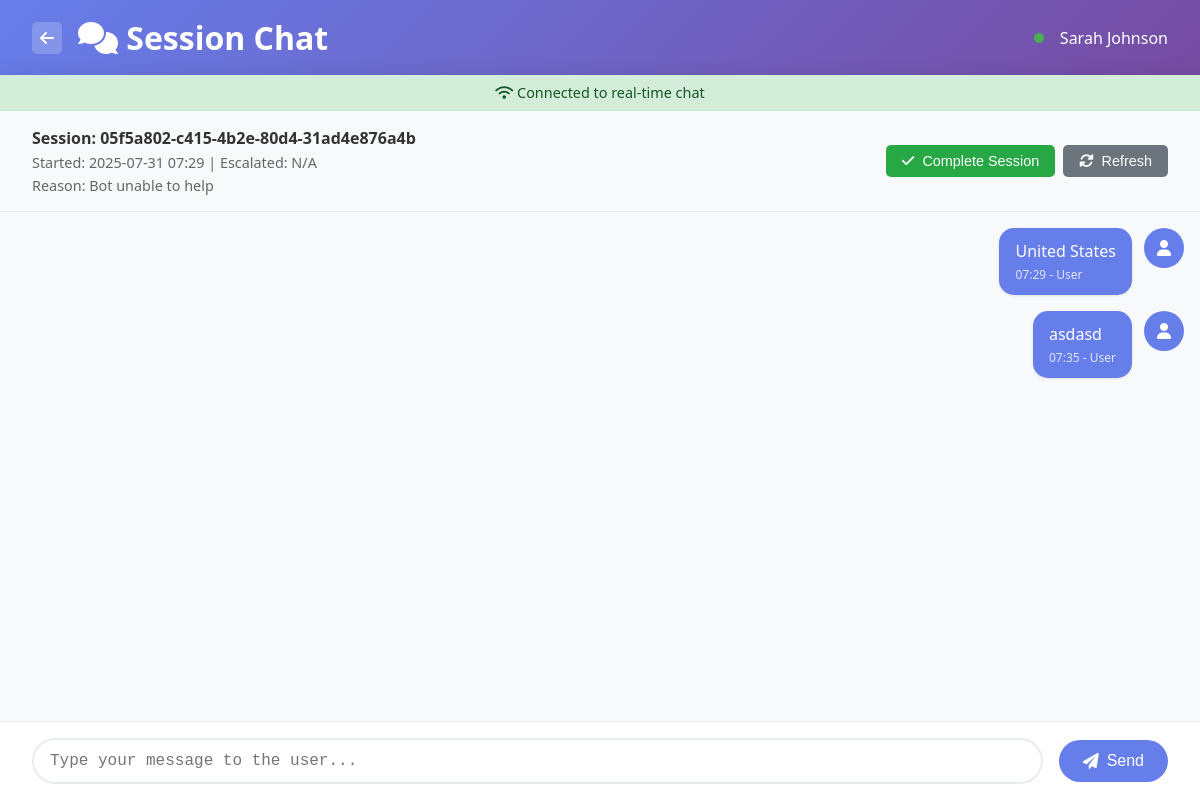
The page /agent/session/05f5a802-c415-4b2e-80d4-31ad4e876a4b (signed in) on the database as committed earlier.
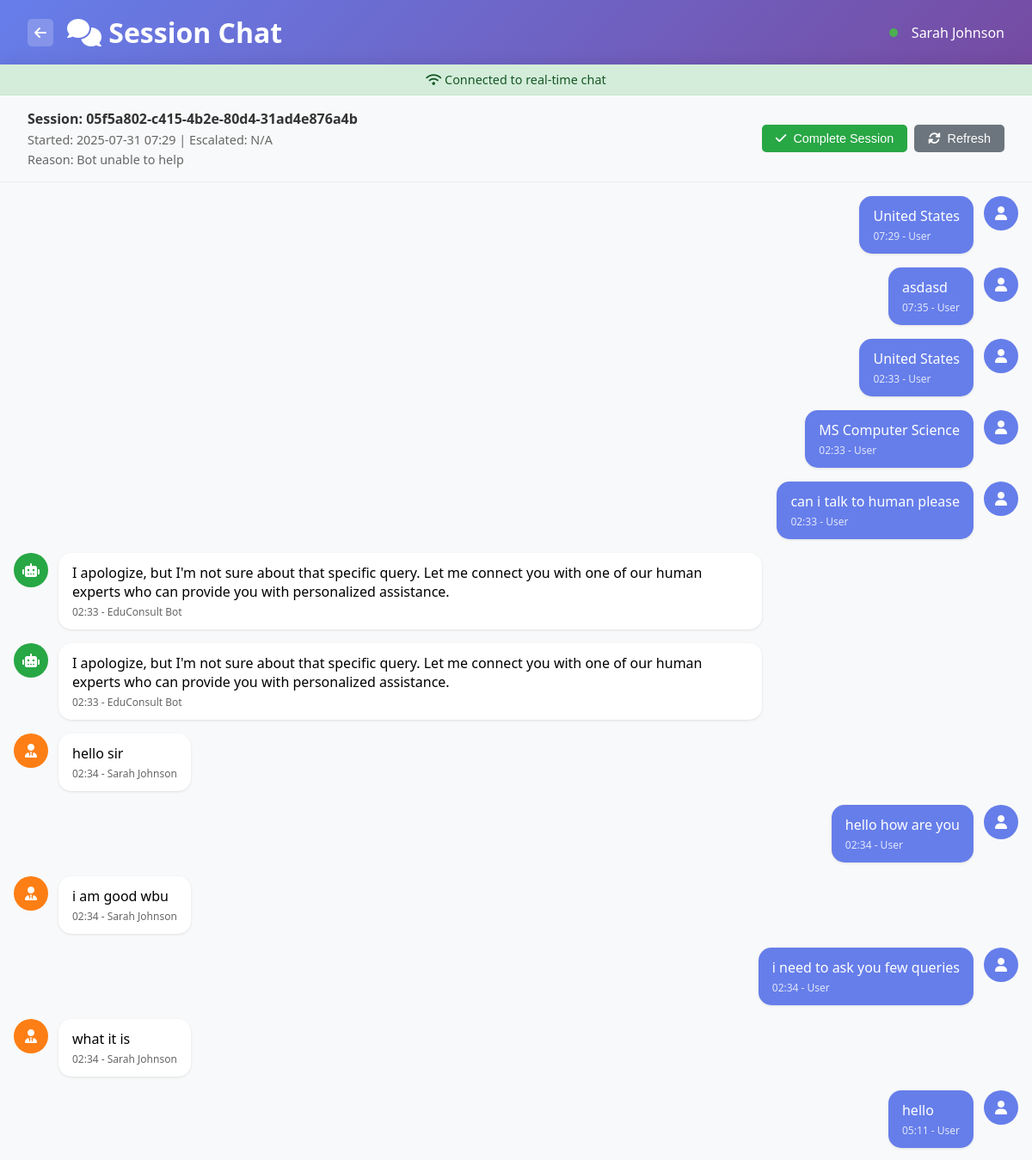
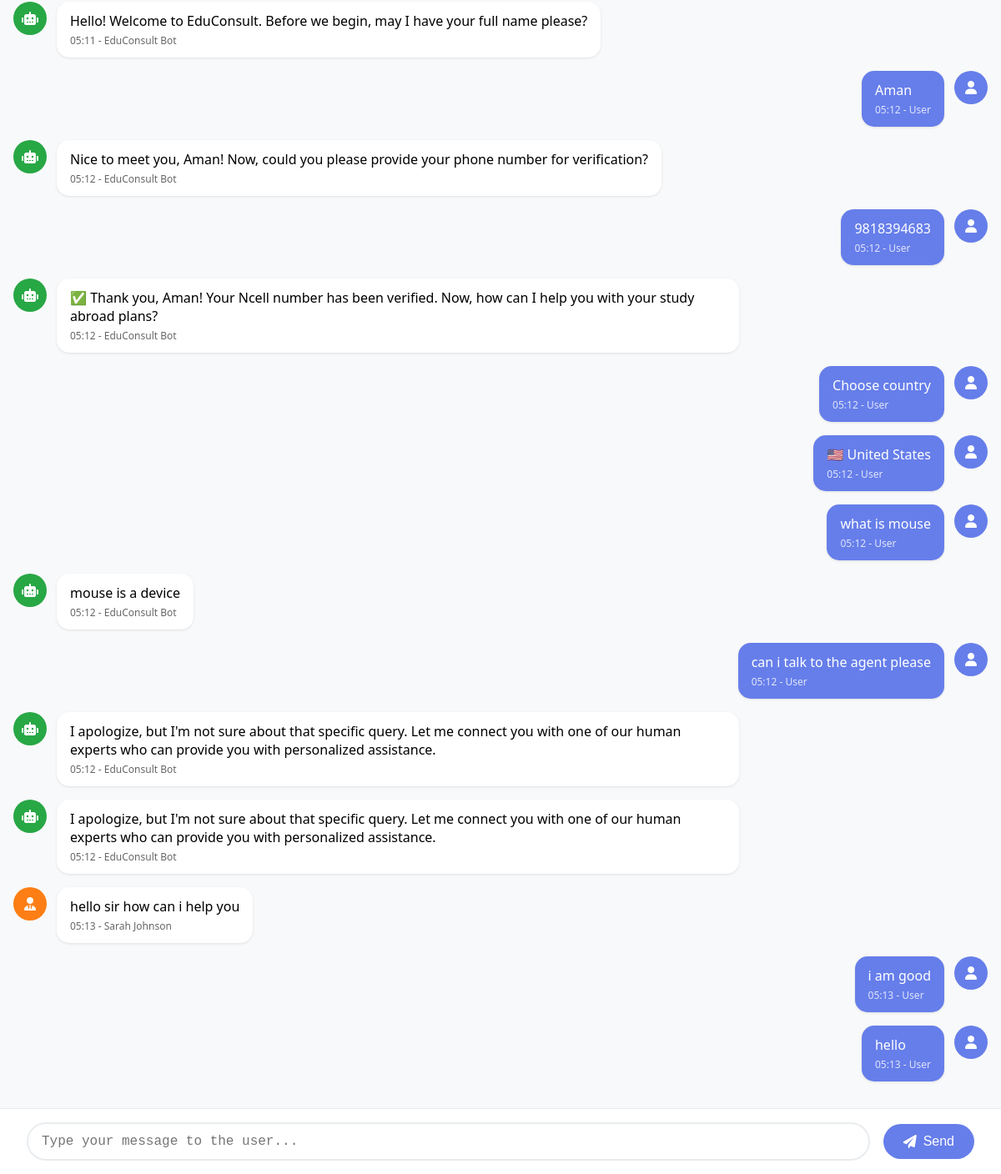
The same page on the database as committed later (2 pictures, top to bottom).
### human_handoff/models.py (models this page shows, shortened)
class Message(db.Model):
    __tablename__ = 'messages'
    id = db.Column(db.Integer, primary_key=True)
    session_id = db.Column(db.String(100), db.ForeignKey('chat_sessions.session_id'), nullable=False)
    sender_type = db.Column(db.String(10), nullable=False)  # user, bot, agent
    sender_id = db.Column(db.String(100))
    message_content = db.Column(db.Text, nullable=False)
    message_type = db.Column(db.String(20), default='text')  # text, image, file, system
    timestamp = db.Column(db.DateTime, default=datetime.utcnow)
    is_fallback = db.Column(db.Boolean, default=False)
    message_metadata = db.Column(db.Text)  # JSON string for additional data

class Agent(db.Model):
    __tablename__ = 'agents'
    id = db.Column(db.Integer, primary_key=True)
    agent_id = db.Column(db.String(50), unique=True, nullable=False)
    name = db.Column(db.String(100), nullable=False)
    email = db.Column(db.String(120), unique=True, nullable=False)
    phone = db.Column(db.String(20))
    specialization = db.Column(db.String(100))
    password_hash = db.Column(db.String(255), nullable=True)
    password_set = db.Column(db.Boolean, default=False)  # True if agent has set their password
    status = db.Column(db.String(20), default='available')  # available, busy, offline
    max_concurrent_sessions = db.Column(db.Integer, default=5)
    current_sessions = db.Column(db.Integer, default=0)
    created_at = db.Column(db.DateTime, default=datetime.utcnow)
    last_active = db.Column(db.DateTime, default=datetime.utcnow)
    total_sessions_handled = db.Column(db.Integer, default=0)
    average_response_time = db.Column(db.Integer, default=0)  # in seconds
    is_active = db.Column(db.Boolean, default=True)
    agent_sessions = db.relationship('AgentSession', backref='agent', lazy=True)

### human_handoff/agent_routes.py (the view)
@agent_bp.route('/session/<session_id>')
def session_detail(session_id):
    if 'agent_id' not in session:
        return redirect(url_for('agent.agent_login'))
    chat_session = ChatSession.query.filter_by(session_id=session_id).first()
    if not chat_session:
        return "Session not found", 404
    messages = Message.query.filter_by(session_id=session_id).order_by(Message.timestamp.asc()).all()
    agent_id = session['agent_id']
    agent = Agent.query.filter_by(agent_id=agent_id).first()
    return render_template('agent/session_detail.html',
                         session=chat_session,
                         messages=messages,
                         agent=agent)

### templates/agent/session_detail.html (shortened to what this page needs)
<!DOCTYPE html>
<html lang="en">
<head>
    <link href="https://cdnjs.cloudflare.com/ajax/libs/font-awesome/6.0.0/css/all.min.css" rel="stylesheet">
</head>
<body>
    <div class="header">
        <div class="header-left">
            <a href="/agent/dashboard" class="back-btn">
                <i class="fas fa-arrow-left"></i>
            </a>
            <h1><i class="fas fa-comments"></i> Session Chat</h1>
        </div>
        <div class="session-info">
            <div class="status-indicator"></div>
            <span>{{ agent.name }}</span>
        </div>
    </div>
    <div class="chat-container">
        <div id="connection-status" class="connection-status">
            <i class="fas fa-wifi"></i> Connected to real-time chat
        </div>
        <div class="chat-header">
            <div class="session-details">
                <div class="session-id">Session: {{ session.session_id }}</div>
                <div class="session-meta">
                    Started: {{ session.created_at.strftime('%Y-%m-%d %H:%M') if session.created_at else 'N/A' }} |
                    Escalated: {{ session.escalated_at.strftime('%Y-%m-%d %H:%M') if session.escalated_at else 'N/A' }}
                </div>
                <div class="session-meta">
                    Reason: {{ session.escalation_reason or 'Bot unable to help' }}
                </div>
            </div>
            <div class="chat-actions">
                <button class="btn btn-success" onclick="completeSession()">
                    <i class="fas fa-check"></i> Complete Session
                </button>
                <button class="btn btn-secondary" onclick="refreshMessages()">
                    <i class="fas fa-sync-alt"></i> Refresh
                </button>
            </div>
        </div>
        <div class="messages-container" id="messages-container">
            {% for message in messages %}
            <div class="message {{ message.sender_type }}">
                <div class="message-avatar">
                    {% if message.sender_type == 'user' %}
                        <i class="fas fa-user"></i>
                    {% elif message.sender_type == 'bot' %}
                        <i class="fas fa-robot"></i>
                    {% else %}
                        <i class="fas fa-user-tie"></i>
                    {% endif %}
                </div>
                <div class="message-content">
                    {{ message.message_content }}
                    <div class="message-meta">
                        {{ message.timestamp.strftime('%H:%M') if message.timestamp else 'N/A' }}
                        {% if message.sender_type == 'agent' %}
                            - {{ agent.name }}
                        {% elif message.sender_type == 'bot' %}
                            - EduConsult Bot
                        {% else %}
                            - User
                        {% endif %}
                    </div>
                </div>
            </div>
            {% endfor %}
        </div>
        <div class="input-container">
            <textarea
                id="message-input"
                class="message-input"
                placeholder="Type your message to the user..."
                rows="1"
            ></textarea>
            <button id="send-btn" class="send-btn" onclick="sendMessage()">
                <i class="fas fa-paper-plane"></i> Send
            </button>
        </div>
    </div>
</body>
</html>

Rows that differ between the two databases and show on the page:
added Message: sender_type "user" (drawn), message_content "United States", timestamp "02:33"
added Message: sender_type "user" (drawn), message_content "MS Computer Science", timestamp "02:33"
added Message: sender_type "user" (drawn), message_content "can i talk to human please", timestamp "02:33"
added Message: sender_type "bot" (drawn), message_content "I apologize, but I'm not sure about that specific query. Let me connect you with one of our human experts who can provide you with personalized assistance.", timestamp "02:33"
added Message: sender_type "bot" (drawn), message_content "I apologize, but I'm not sure about that specific query. Let me connect you with one of our human experts who can provide you with personalized assistance.", timestamp "02:33"
added Message: sender_type "agent" (drawn), message_content "hello sir", timestamp "02:34", {{ agent.name }} "Sarah Johnson"
added Message: sender_type "user" (drawn), message_content "hello how are you", timestamp "02:34"
added Message: sender_type "agent" (drawn), message_content "i am good wbu", timestamp "02:34", {{ agent.name }} "Sarah Johnson"
added Message: sender_type "user" (drawn), message_content "i need to ask you few queries", timestamp "02:34"
added Message: sender_type "agent" (drawn), message_content "what it is", timestamp "02:34", {{ agent.name }} "Sarah Johnson"
added Message: sender_type "user" (drawn), message_content "hello", timestamp "05:11"
added Message: sender_type "bot" (drawn), message_content "Hello! Welcome to EduConsult. Before we begin, may I have your full name please?", timestamp "05:11"
added Message: sender_type "user" (drawn), message_content "Aman", timestamp "05:12"
added Message: sender_type "bot" (drawn), message_content "Nice to meet you, Aman! Now, could you please provide your phone number for verification?", timestamp "05:12"
added Message: sender_type "user" (drawn), message_content "9818394683", timestamp "05:12"
added Message: sender_type "bot" (drawn), message_content "✅ Thank you, Aman! Your Ncell number has been verified. Now, how can I help you with your study abroad plans?", timestamp "05:12"
added Message: sender_type "user" (drawn), message_content "Choose country", timestamp "05:12"
added Message: sender_type "user" (drawn), message_content "🇺🇸 United States", timestamp "05:12"
added Message: sender_type "user" (drawn), message_content "what is mouse", timestamp "05:12"
added Message: sender_type "bot" (drawn), message_content "mouse is a device", timestamp "05:12"
added Message: sender_type "user" (drawn), message_content "can i talk to the agent please", timestamp "05:12"
added Message: sender_type "bot" (drawn), message_content "I apologize, but I'm not sure about that specific query. Let me connect you with one of our human experts who can provide you with personalized assistance.", timestamp "05:12"
added Message: sender_type "bot" (drawn), message_content "I apologize, but I'm not sure about that specific query. Let me connect you with one of our human experts who can provide you with personalized assistance.", timestamp "05:12"
added Message: sender_type "agent" (drawn), message_content "hello sir how can i help you", timestamp "05:13", {{ agent.name }} "Sarah Johnson"
added Message: sender_type "user" (drawn), message_content "i am good", timestamp "05:13"
added Message: sender_type "user" (drawn), message_content "hello", timestamp "05:13"
